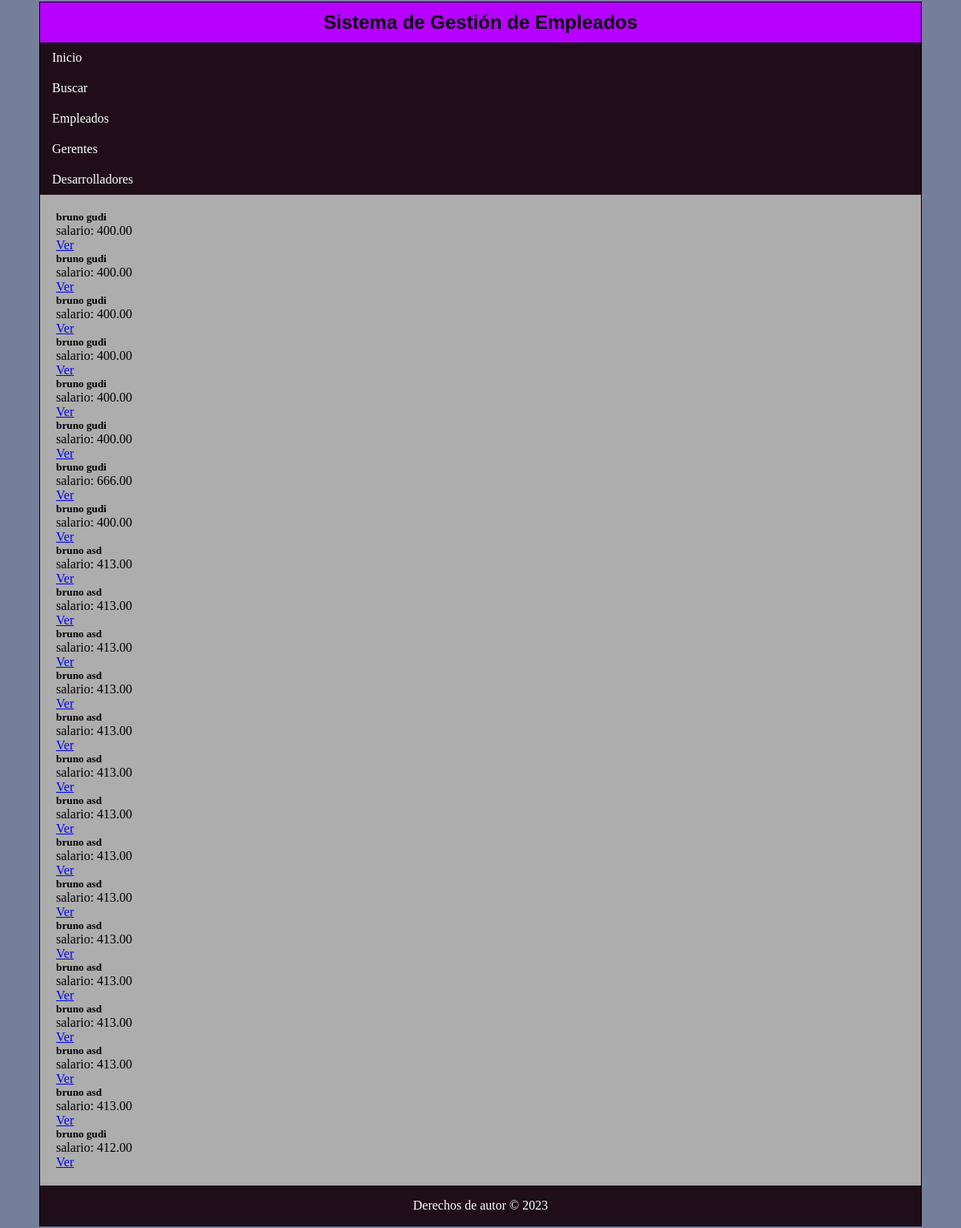
/empleados/empleado/, run on an earlier commit of the app's database.
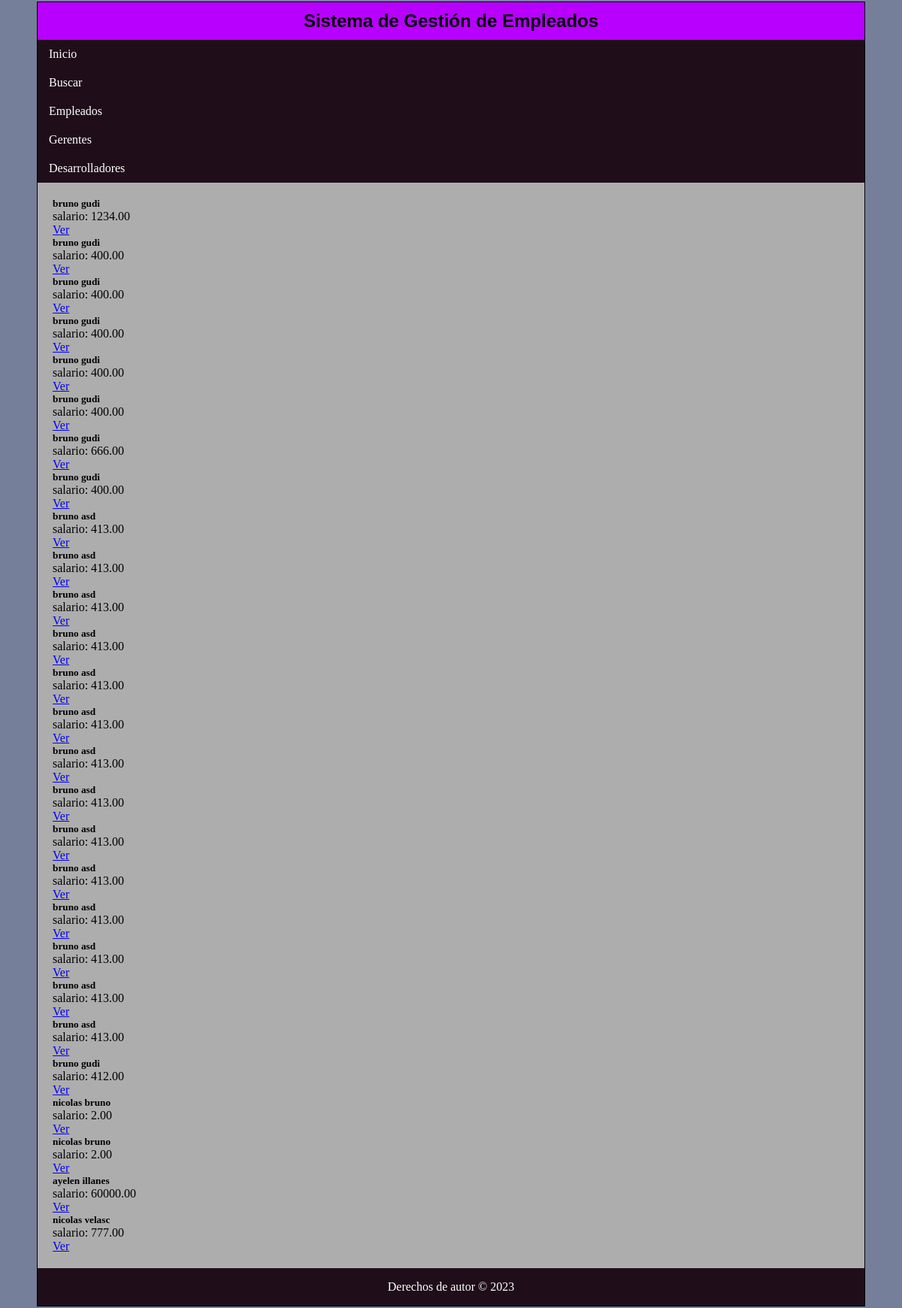
And on a later commit of the database.
### empleados/models.py (models this page shows, shortened)
class Empleado(models.Model):
    nombre = models.CharField(max_length=100)
    apellido = models.CharField(max_length=100)
    salario = models.DecimalField(max_digits=8, decimal_places=2)

### empleados/views.py (the view)
# urls.py: path('empleado/', views.ListadoEmpleados.as_view(), name='listado_empleados'),
class ListadoEmpleados(ListView):
    model = Empleado
    template_name = 'empleados/listar_empleado.html'

### empleados/templates/empleados/listar_empleado.html (shortened to what this page needs)
{% extends 'empleados/base.html' %}
{% load static %}
{% block main %}
    {% if object_list %}
        <div class="row">
            {% for empleado in object_list %}
                <div class="card m-2" style="width: 18rem;" >
                    <div class="card-body">
                        <h5 class="card-title">{{ empleado.nombre }} {{ empleado.apellido }}</h5>
                        <p class="card-text">salario: {{ empleado.salario }}</p>
                        <a href="{% url 'empleados:mostrar_empleado' empleado.id %}" class="btn btn-primary">Ver</a>
                    </div>
                </div>
            {% endfor %}
        </div>
    {% else %}
        <div class="card" style="width: 18rem;" >
            <div class="card-body">
                <p class="card-text">No se encontraron datos.</p>
            </div>
        </div>
    {% endif %}
{% endblock main %}

### empleados/templates/empleados/base.html (shortened to what this page needs)
{% load static %}
<!DOCTYPE html>
<html lang="en">
<head>
    <link rel="stylesheet" href="{% static '/styles.css' %}">
</head>
<body>
    <div id="container">
        <header>
            <h2 class="TituloNav">Sistema de Gestión de Empleados</h2>
        </header>
        <div class="nav">
            <ul>
                <li><a href="{% url 'empleados:index' %}">Inicio</a></li>
                <li><a href="{% url 'empleados:search' %}">Buscar</a></li>
                <li><a href="">Empleados</a>
                </li>
                <li><a href="">Gerentes</a>
                </li>
                <li><a href="">Desarrolladores</a>
                </li>
            </ul>
        </div>
        <div id="content">
            {% block main %}{% endblock main %}
        </div>
        <footer>
            <p>Derechos de autor &copy; 2023</p>
        </footer>
    </div>
</body>
</html>

### empleados/static/styles.css (style rules this page uses)
* { margin: 0px; padding: 0px; }
body { background: #757f9a; }
#container { width: 1100px; margin: 2px auto; border: 1px solid black; background-color: #adadad; }
header { background: rgb(183, 0, 255); width: 100%; height: 50px; text-align: center; margin-top: auto; line-height: 50px; font-family: Arial, Helvetica, sans-serif; display: inline-block; }
ul, ol { list-style: none; }
.nav li a { background-color: #1f0e1a; color: white; text-decoration: none; padding: 10px 15px; display: block; }
#content { padding: 20px; }
footer { background: #1f0e1a; color: white; height: 50px; width: 100%; line-height: 50px; text-align: center; }

What changed in the data, as far as the page shows it:
changed Empleado (number 1 of 27 on the later page): salario "400.00" → "1234.00"
added Empleado: nombre "nicolas", apellido "bruno", salario "2.00"
added Empleado: nombre "nicolas", apellido "bruno", salario "2.00"
added Empleado: nombre "ayelen", apellido "illanes", salario "60000.00"
added Empleado: nombre "nicolas", apellido "velasc", salario "777.00"
